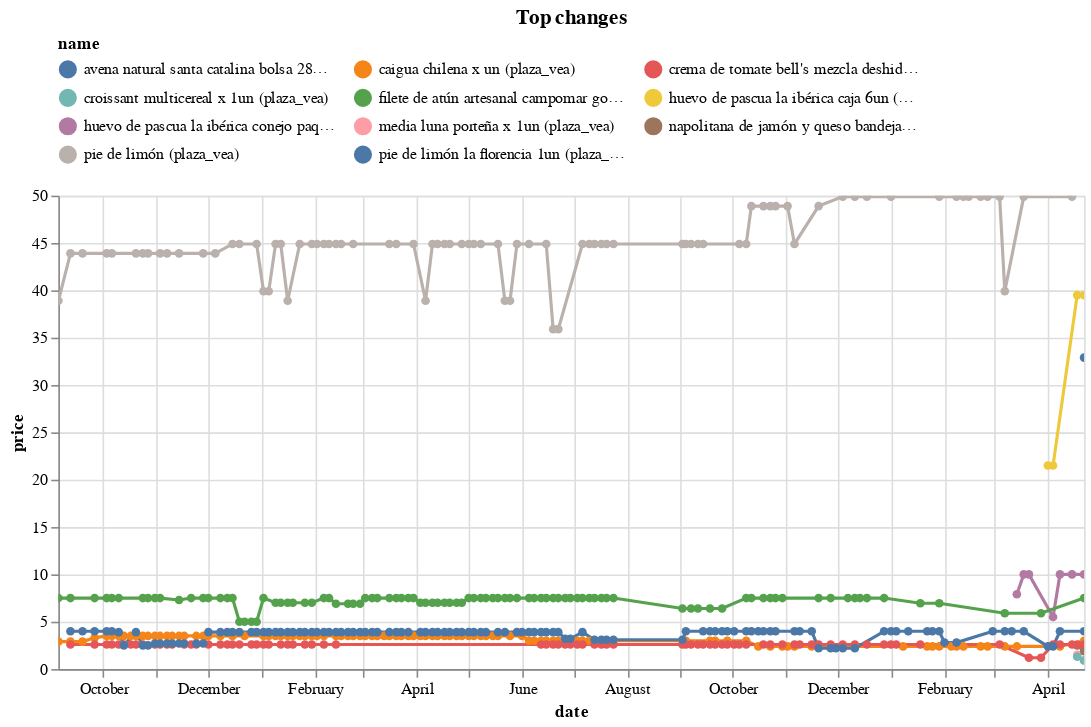

The notebook cell saved with this chart:
### Code cell
top_changes.head(10).pipe(plot_changes, 'Top changes')

### Figure 1 — Vega-Lite specification as saved in the notebook (floating-point values rounded to 4 significant figures; data arrays with more than 128 entries replaced by an {"elided": "..."} marker saying what was removed)
{"config": {"view": {"continuousWidth": 300, "continuousHeight": 300}, "legend": {"columns": 3, "orient": "top"}}, "data": {"name": "data-33578d422c9f6fd26d41c4bea955eb01"}, "mark": {"type": "line", "point": true}, "encoding": {"color": {"field": "name", "scale": {"domain": ["avena natural santa catalina bolsa 280g (plaza_vea)", "caigua chilena x un (plaza_vea)", "crema de tomate bell's mezcla deshidratada bolsa 68g (plaza_vea)", "croissant multicereal x 1un (plaza_vea)", "filete de atún artesanal campomar gourmet frasco 160g (plaza_vea)", "huevo de pascua la ibérica caja 6un (plaza_vea)", "huevo de pascua la ibérica conejo paquete 40g (plaza_vea)", "media luna porteña x 1un (plaza_vea)", "napolitana de jamón y queso bandeja 1un (plaza_vea)", "pie de limón (plaza_vea)", "pie de limón la florencia 1un (plaza_vea)"]}, "type": "nominal"}, "tooltip": [{"field": "name", "type": "nominal"}, {"field": "price", "type": "quantitative"}, {"field": "last_price", "type": "quantitative"}], "x": {"field": "date", "type": "temporal"}, "y": {"field": "price", "type": "quantitative"}}, "params": [{"name": "param_1", "select": {"type": "point", "fields": ["name"]}, "bind": "legend"}, {"name": "param_2", "select": {"type": "interval", "encodings": ["x", "y"]}, "bind": "scales"}], "title": "Top changes", "transform": [{"filter": {"param": "param_1"}}], "width": 650, "$schema": "https://vega.github.io/schema/vega-lite/v5.17.0.json", "datasets": {"data-33578d422c9f6fd26d41c4bea955eb01": {"elided": "501 records"}}}
